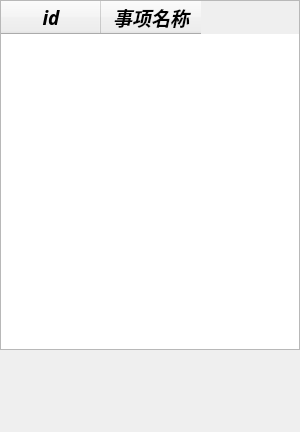
<?xml version="1.0" encoding="UTF-8"?>
<ui version="4.0">
 <class>dailymsy3</class>
 <widget class="QDialog" name="dailymsy3">
  <property name="geometry">
   <rect>
    <x>0</x>
    <y>0</y>
    <width>300</width>
    <height>432</height>
   </rect>
  </property>
  <property name="minimumSize">
   <size>
    <width>300</width>
    <height>432</height>
   </size>
  </property>
  <property name="maximumSize">
   <size>
    <width>300</width>
    <height>432</height>
   </size>
  </property>
  <property name="windowTitle">
   <string>Dialog</string>
  </property>
  <widget class="QTableWidget" name="nine">
   <property name="geometry">
    <rect>
     <x>0</x>
     <y>0</y>
     <width>300</width>
     <height>350</height>
    </rect>
   </property>
   <property name="minimumSize">
    <size>
     <width>300</width>
     <height>350</height>
    </size>
   </property>
   <property name="maximumSize">
    <size>
     <width>300</width>
     <height>350</height>
    </size>
   </property>
   <attribute name="horizontalHeaderVisible">
    <bool>true</bool>
   </attribute>
   <attribute name="horizontalHeaderHighlightSections">
    <bool>true</bool>
   </attribute>
   <attribute name="verticalHeaderVisible">
    <bool>false</bool>
   </attribute>
   <column>
    <property name="text">
     <string>id</string>
    </property>
    <property name="font">
     <font>
      <family>幼圆</family>
      <pointsize>14</pointsize>
      <italic>true</italic>
      <bold>true</bold>
     </font>
    </property>
   </column>
   <column>
    <property name="text">
     <string>事项名称</string>
    </property>
    <property name="font">
     <font>
      <family>幼圆</family>
      <pointsize>14</pointsize>
      <italic>true</italic>
      <bold>true</bold>
     </font>
    </property>
   </column>
  </widget>
 </widget>
 <resources/>
 <connections/>
</ui>
